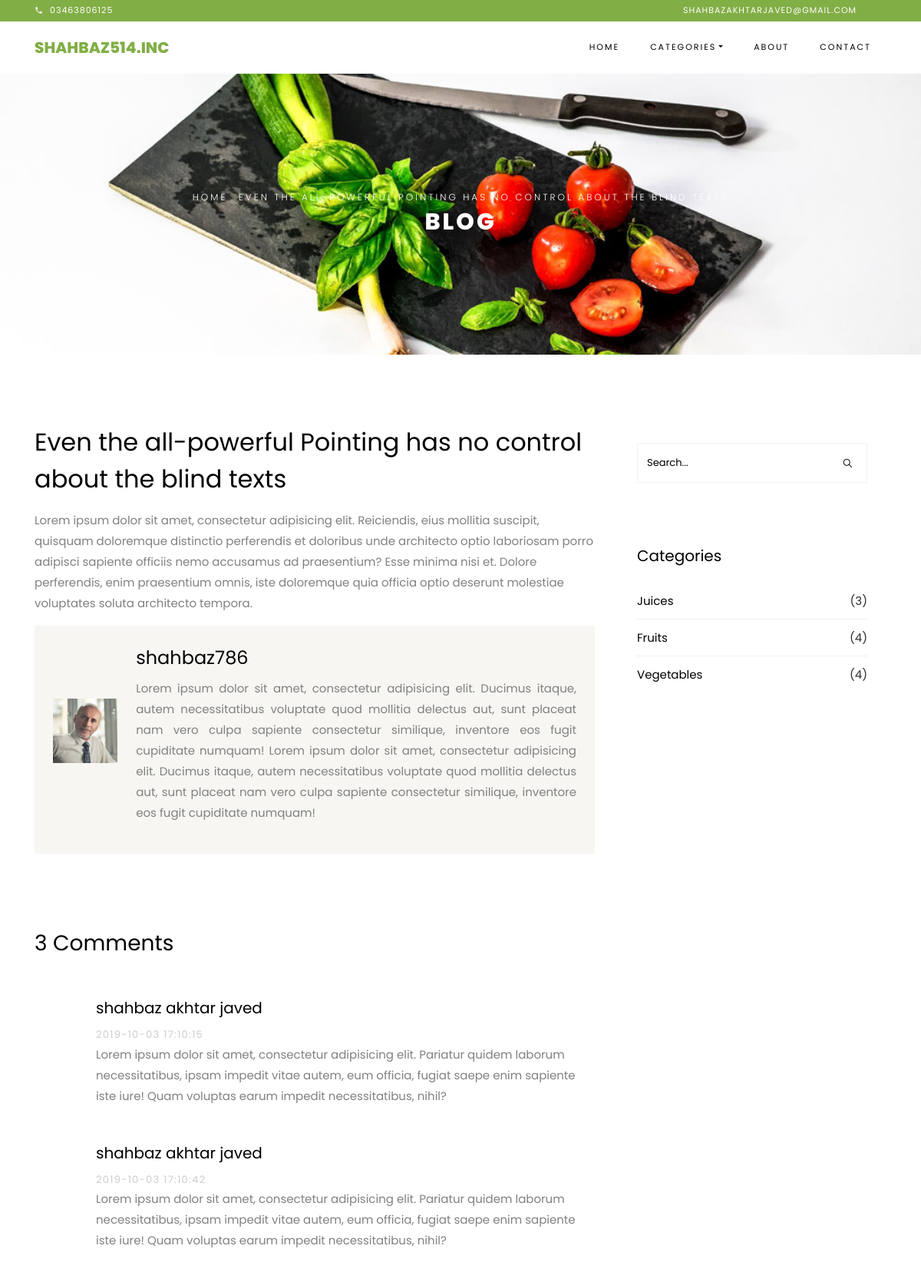
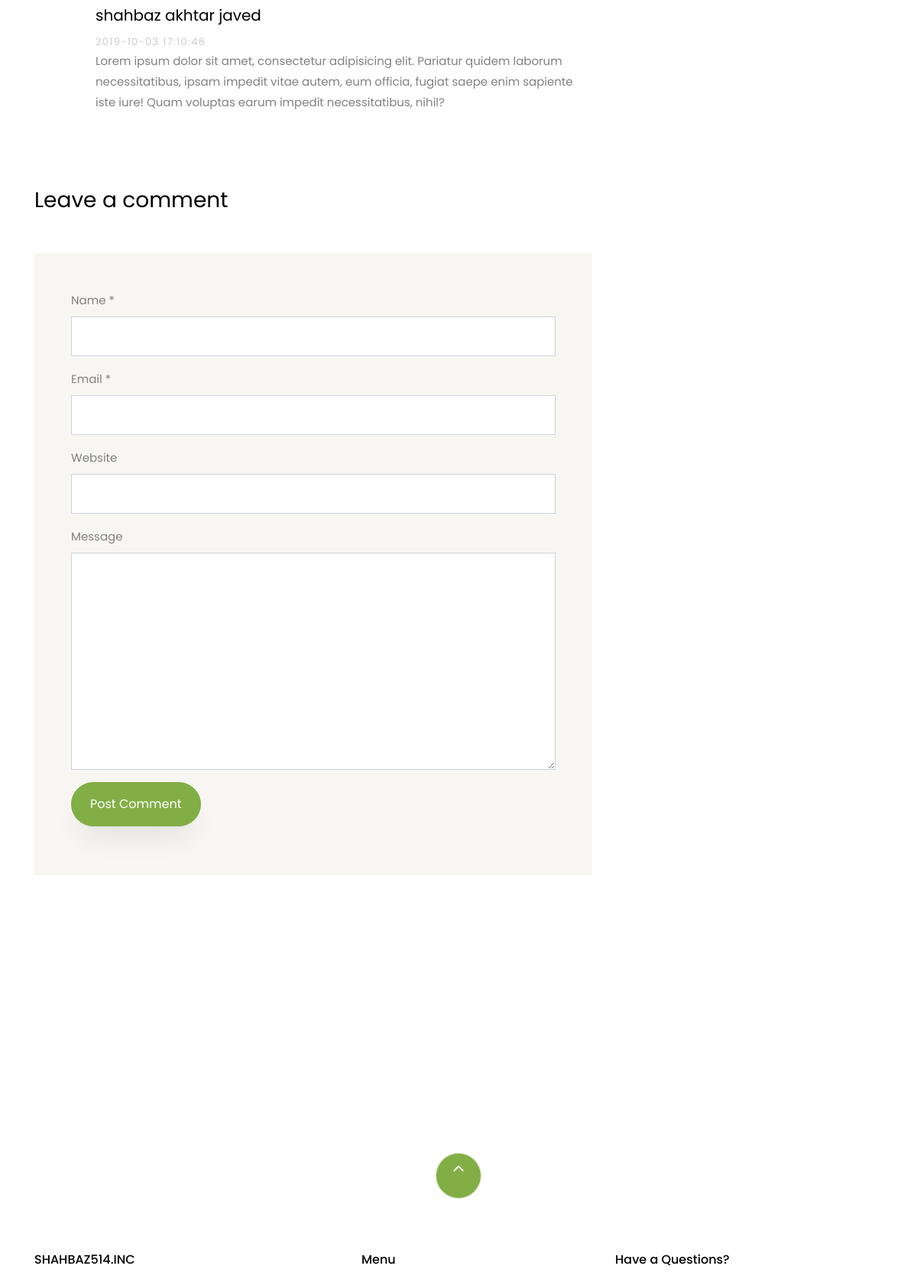
The app's page /blog-single.php?post=4 (upper part) with its own data (2 pictures, top to bottom).
### tables this page shows
CREATE TABLE `site` (
  `id` int(11) NOT NULL,
  `name` text NOT NULL,
  `email` text NOT NULL,
  `phone` text NOT NULL,
  `bg_home` text NOT NULL,
  `site_desc` text NOT NULL,
  `address` text NOT NULL,
  `tw` text NOT NULL,
  `fb` text NOT NULL,
  `instagram` text NOT NULL,
  `footer_text` text NOT NULL,
  `date` timestamp NOT NULL DEFAULT CURRENT_TIMESTAMP ON UPDATE CURRENT_TIMESTAMP
);

CREATE TABLE `blog` (
  `id` int(11) NOT NULL,
  `name` text NOT NULL,
  `b_desc` text NOT NULL,
  `img` text NOT NULL,
  `username` text NOT NULL,
  `category` int(11) NOT NULL,
  `comments` int(11) NOT NULL,
  `views` int(11) NOT NULL,
  `keyworks` text NOT NULL,
  `date` timestamp NOT NULL DEFAULT CURRENT_TIMESTAMP ON UPDATE CURRENT_TIMESTAMP
);

CREATE TABLE `users` (
  `id` int(11) NOT NULL,
  `username` varchar(255) NOT NULL,
  `password` text NOT NULL,
  `u_desc` text NOT NULL,
  `img` text NOT NULL,
  `date` timestamp NOT NULL DEFAULT CURRENT_TIMESTAMP ON UPDATE CURRENT_TIMESTAMP
);

CREATE TABLE `comments` (
  `id` int(11) NOT NULL,
  `name` text NOT NULL,
  `email` text NOT NULL,
  `website` text NOT NULL,
  `msg` text NOT NULL,
  `post_blog_id` int(11) NOT NULL,
  `date` timestamp NOT NULL DEFAULT CURRENT_TIMESTAMP ON UPDATE CURRENT_TIMESTAMP
);

CREATE TABLE `categories` (
  `id` int(11) NOT NULL,
  `name` varchar(255) NOT NULL
);

### blog-single.php (the view, shortened to what this page needs)
<?php
  include 'db/db.php';
  $site_sql = "SELECT * FROM site WHERE id = '1'";
  $run_site = mysqli_query($db,$site_sql);
  $row_site = mysqli_fetch_array($run_site);
  include 'inc/header.php';
?>
<?php
if (isset($_GET['post'])) {
  $get_id = $_GET['post'];
  $sql_blog = "SELECT * FROM blog WHERE id = '$get_id'";
  $run_blog = mysqli_query($db,$sql_blog);
  $row_blog = mysqli_fetch_array($run_blog);
?>
    <div class="hero-wrap hero-bread" style="background-image: url('images/<?php echo($row_blog['img']) ?>');">
      <div class="container">
        <div class="row no-gutters slider-text align-items-center justify-content-center">
          <div class="col-md-9 ftco-animate text-center">
          	<p class="breadcrumbs"><span class="mr-2"><a href="index.php">Home</a></span> <span><?php echo $row_blog['name'] ?></span></p>
            <h1 class="mb-0 bread">Blog</h1>
          </div>
        </div>
      </div>
    </div>
    <section class="ftco-section ftco-degree-bg">
      <div class="container">
        <div class="row">
          <div class="col-lg-8 ftco-animate">
						<h2 class="mb-3"><?php echo $row_blog['name'] ?></h2>
            <p><?php echo $row_blog['b_desc'] ?></p>
<?php
$get_u = "SELECT * FROM users WHERE id = '".$row_blog['username']."'";
$run_u = mysqli_query($db,$get_u);
$row_u = mysqli_fetch_array($run_u);
?>
            <div class="about-author d-flex p-4 bg-light">
              <div class="bio align-self-md-center mr-4">
                <img src="images/<?php echo($row_u['img']) ?>" alt="Image placeholder" class="img-fluid mb-4">
              </div>
              <div class="desc align-self-md-center">
                <h3><?php echo $row_u['username']; ?></h3>
                <p style="text-align: justify;"><?php echo $row_u['u_desc']; ?></p>
              </div>
            </div>
            <div class="pt-5 mt-5">
              <h3 class="mb-5"><?php echo $row_blog['comments'] ?> Comments</h3>
              <ul class="comment-list">
<?php
  $get_sql = "SELECT * FROM comments WHERE post_blog_id = '$get_id'";
  $run_get = mysqli_query($db,$get_sql);
  while ($row_get = mysqli_fetch_array($run_get)) {
?>
                <li class="comment">
                  <div class="comment-body">
                    <h3><?php echo $row_get['name'] ?></h3>
                    <div class="meta"><?php echo $row_get['date'] ?></div>
                    <p><?php echo $row_get['msg'] ?></p>
                  </div>
                </li>
<?php
  }
?>
              </ul>
              <div class="comment-form-wrap pt-5">
                <h3 class="mb-5">Leave a comment</h3>
                <form action="" class="p-5 bg-light" method="post" enctype="multipart/form-data">
                  <div class="form-group">
                    <label for="name">Name *</label>
                    <input type="text" class="form-control" name="name" id="name">
                  </div>
                  <div class="form-group">
                    <label for="email">Email *</label>
                    <input type="email" class="form-control" name="email" id="email">
                  </div>
                  <div class="form-group">
                    <label for="website">Website</label>
                    <input type="url" class="form-control" name="website" id="website">
                  </div>
                  <div class="form-group">
                    <label for="message">Message</label>
                    <textarea name="message" id="message" cols="30" rows="10" class="form-control"></textarea>
                  </div>
                  <div class="form-group">
                    <input type="submit" name="addComment" value="Post Comment" class="btn py-3 px-4 btn-primary">
                  </div>
                </form>
<?php
}
?>
              </div>
            </div>
          </div>
          <?php include 'inc/sidebar.php'; ?>
        </div>
      </div>
    </section>
<?php
  include 'inc/footer.php';
?>

### inc/header.php (shortened to what this page needs)
<!DOCTYPE html>
<html lang="en">
  <head>
    <link rel="stylesheet" href="css/open-iconic-bootstrap.min.css">
    <link rel="stylesheet" href="css/animate.css">
    <link rel="stylesheet" href="css/owl.carousel.min.css">
    <link rel="stylesheet" href="css/owl.theme.default.min.css">
    <link rel="stylesheet" href="css/magnific-popup.css">
    <link rel="stylesheet" href="css/aos.css">
    <link rel="stylesheet" href="css/ionicons.min.css">
    <link rel="stylesheet" href="css/bootstrap-datepicker.css">
    <link rel="stylesheet" href="css/jquery.timepicker.css">
    <link rel="stylesheet" href="css/flaticon.css">
    <link rel="stylesheet" href="css/icomoon.css">
    <link rel="stylesheet" href="css/style.css">
  </head>
  <body class="goto-here">
		<div class="py-1 bg-primary">
    	<div class="container">
    		<div class="row no-gutters d-flex align-items-start align-items-center px-md-0">
          <div class="col-lg-12 d-block">
            <div class="row d-flex">
              <div class="col-md pr-4 d-flex topper align-items-center">
                <div class="icon mr-2 d-flex justify-content-center align-items-center"><span class="icon-phone2"></span></div>
                <span class="text"><?php echo $row_site['phone']; ?></span>
              </div>
              <div class="col-md-5 pr-4 d-flex topper align-items-center text-lg-right">
                <span class="text"><?php echo $row_site['email']; ?></span>
              </div>
            </div>
          </div>
		    </div>
		  </div>
    </div>
    <nav class="navbar navbar-expand-lg navbar-dark ftco_navbar bg-dark ftco-navbar-light" id="ftco-navbar">
	    <div class="container">
	      <a class="navbar-brand" href="index.php"><?php echo $row_site['name']; ?></a>
	      <div class="collapse navbar-collapse" id="ftco-nav">
	        <ul class="navbar-nav ml-auto">
	          <li class="nav-item"><a href="index.php" class="nav-link">Home</a></li>
	          <li class="nav-item dropdown">
              <a class="nav-link dropdown-toggle" href="#" id="dropdown04" data-toggle="dropdown" aria-haspopup="true" aria-expanded="false">Categories</a>
            </li>
	          <li class="nav-item"><a href="about.php" class="nav-link">About</a></li>
	          <li class="nav-item"><a href="contact.php" class="nav-link">Contact</a></li>
	        </ul>
	      </div>
	    </div>
	  </nav>

### inc/sidebar.php (shortened to what this page needs)
          <div class="col-lg-4 sidebar ftco-animate">
            <div class="sidebar-box">
              <form action="index.php" class="search-form" method="post" enctype="multipart/form-data">
                <div class="form-group">
                  <span class="icon ion-ios-search"></span>
                  <input type="text" class="form-control" placeholder="Search..." name="search">
                </div>
              </form>
            </div>
            <div class="sidebar-box ftco-animate">
            	<h3 class="heading">Categories</h3>
              <ul class="categories">
<?php
  $get_cat = "SELECT * FROM categories ORDER BY id DESC";
  $run_cat = mysqli_query($db,$get_cat);
  while ($row_cat = mysqli_fetch_array($run_cat)) {
    $sql_b = "SELECT * FROM blog WHERE category = '".$row_cat['id']."'";
    $run_b = mysqli_query($db,$sql_b);
    $count = mysqli_num_rows($run_b);
?>
                <li>
                  <a href="index.php?cat=<?php echo $row_cat['id'] ?>">
                  <?php echo $row_cat['name'] ?>
                  <span style="color: #2e2e2e;">(<?php echo $count; ?>)</span>
                  </a>
                </li>
<?php
  }
?>
              </ul>
            </div>
          </div>

### inc/footer.php (shortened to what this page needs)
        <footer class="ftco-footer ftco-section">
            <div class="container">
                <div class="row">
                    <div class="mouse">
                        <a href="#" class="mouse-icon">
                            <div class="mouse-wheel"><span class="ion-ios-arrow-up"></span></div>
                        </a>
                    </div>
                </div>
                <div class="row mb-5">
                    <div class="col-md">
                        <div class="ftco-footer-widget mb-4">
                            <h2 class="ftco-heading-2"><?php echo $row_site['name']; ?></h2>
                        </div>
                    </div>
                    <div class="col-md">
                        <div class="ftco-footer-widget mb-4 ml-md-5">
                            <h2 class="ftco-heading-2">Menu</h2>
                        </div>
                    </div>
                    <div class="col-md">
                        <div class="ftco-footer-widget mb-4">
                            <h2 class="ftco-heading-2">Have a Questions?</h2>
                        </div>
                    </div>
                </div>
            </div>
        </footer>
  </body>
</html>

### css/icomoon.css (style rules this page uses)
[class^="icon-"], [class*=" icon-"] { font-family: 'icomoon' !important; speak: none; font-style: normal; font-weight: normal; font-variant: normal; text-transform: none; line-height: 1; -webkit-font-smoothing: antialiased; -moz-osx-font-smoothing: grayscale; }
.icon-phone2:before { content: "\e0cd"; }

### records on screen
site: phone "03463806125", email "SHAHBAZAKHTARJAVED@GMAIL.COM", name "SHAHBAZ514.INC"
blog: img (picture), name "EVEN THE ALL-POWERFUL POINTING HAS NO CONTROL ABOUT THE BLIND TEXTS", name "Even the all-powerful Pointing has no control about the blind texts", b_desc "Lorem ipsum dolor sit amet, consectetur adipisicing elit. Reiciendis, eius mollitia suscipit, quisquam doloremque distinctio perferendis et doloribus unde architecto optio laboriosam porro adipisci sapiente officiis nemo accusamus ad praesentium? Esse minima nisi et. Dolore perferendis, enim praesentium omnis, iste doloremque quia officia optio deserunt molestiae voluptates soluta architecto tempora.", comments "3"
users: img (picture), username "shahbaz786", u_desc "Lorem ipsum dolor sit amet, consectetur adipisicing elit. Ducimus itaque, autem necessitatibus voluptate quod mollitia delectus aut, sunt placeat nam vero culpa sapiente consectetur similique, inventore eos fugit cupiditate numquam! Lorem ipsum dolor sit amet, consectetur adipisicing elit. Ducimus itaque, autem necessitatibus voluptate quod mollitia delectus aut, sunt placeat nam vero culpa sapiente consectetur similique, inventore eos fugit cupiditate numquam!"
comments: name "shahbaz akhtar javed", date "2019-10-03 17:10:15", msg "Lorem ipsum dolor sit amet, consectetur adipisicing elit. Pariatur quidem laborum necessitatibus, ipsam impedit vitae autem, eum officia, fugiat saepe enim sapiente iste iure! Quam voluptas earum impedit necessitatibus, nihil?"
comments: name "shahbaz akhtar javed", date "2019-10-03 17:10:42", msg "Lorem ipsum dolor sit amet, consectetur adipisicing elit. Pariatur quidem laborum necessitatibus, ipsam impedit vitae autem, eum officia, fugiat saepe enim sapiente iste iure! Quam voluptas earum impedit necessitatibus, nihil?"
comments: name "shahbaz akhtar javed", date "2019-10-03 17:10:46", msg "Lorem ipsum dolor sit amet, consectetur adipisicing elit. Pariatur quidem laborum necessitatibus, ipsam impedit vitae autem, eum officia, fugiat saepe enim sapiente iste iure! Quam voluptas earum impedit necessitatibus, nihil?"
categories: name "Juices", count "3"
categories: name "Fruits", count "4"
categories: name "Vegetables", count "4"
